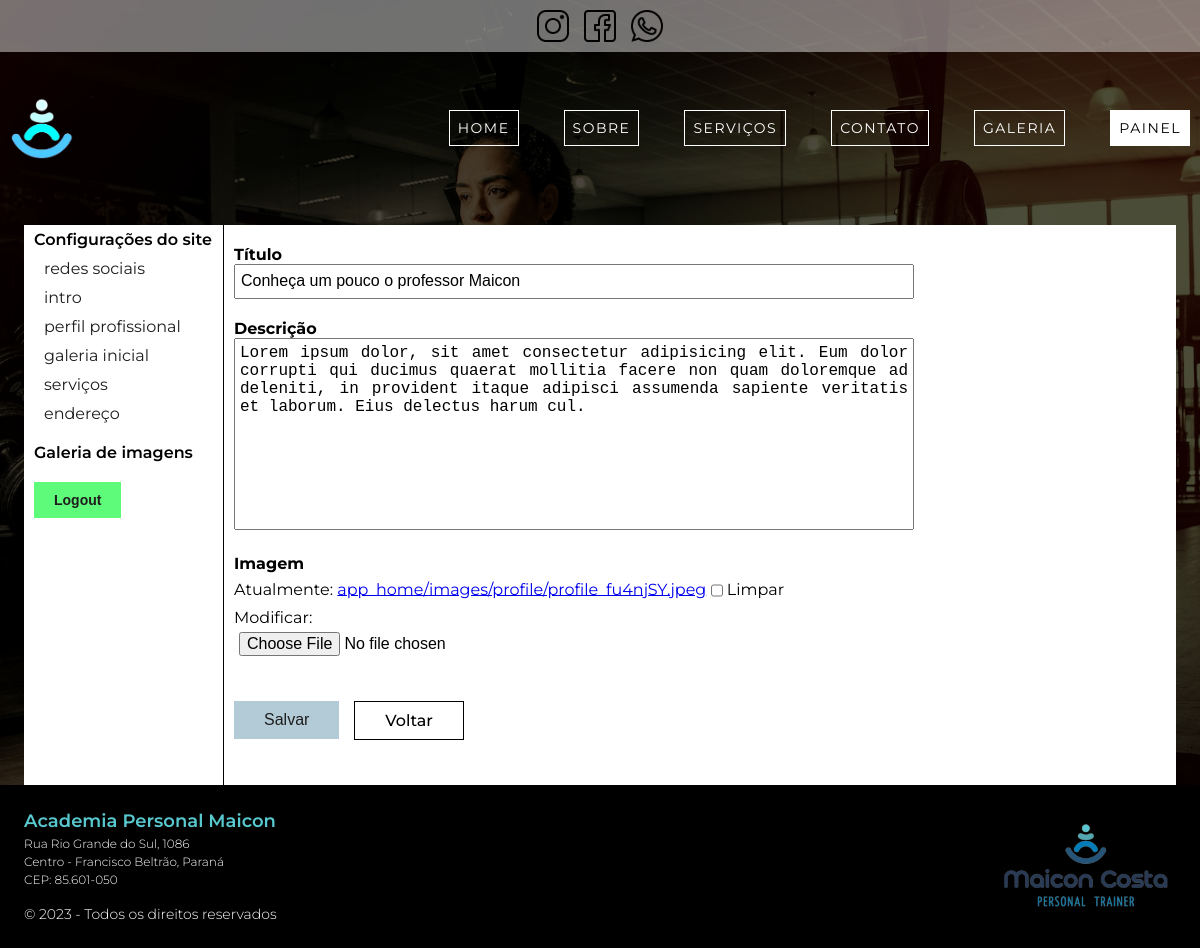
Page /author/dashboard/settings/profile/edit/ (signed in) on the committed database.
### app_home/models.py (models this page shows, shortened)
class Profile(models.Model):
    title = models.CharField(max_length=255,
                             default='',
                             verbose_name='título',
                             )
    description = models.TextField(max_length=500,
                                   default='',
                                   verbose_name='descrição',
                                   )
    image = models.ImageField(upload_to='app_home/images/profile/',
                              blank=True,
                              default='',
                              verbose_name='Imagem',
                              )
    class Meta:
        verbose_name = 'Perfil do Profissional'
        verbose_name_plural = 'Perfil do Profissional'

class HomeContent(models.Model):
    social_network = models.ForeignKey(SocialNetwork,
                                       on_delete=models.CASCADE,
                                       default=None,
                                       verbose_name='redes sociais',
                                       )
    section_intro = models.ForeignKey(SectionIntro,
                                      on_delete=models.CASCADE,
                                      default=None,
                                      verbose_name='seção intro',
                                      )
    profile = models.ForeignKey(Profile,
                                on_delete=models.CASCADE,
                                default=None,
                                verbose_name='perfil do profissional',
                                )
    pre_gallery = models.ForeignKey(PreGallery,
                                    on_delete=models.CASCADE,
                                    default=None,
                                    verbose_name='galeria de imagens',
                                    )
    services = models.ManyToManyField(Service,
                                      verbose_name='serviços',
                                      )
    adress = models.ForeignKey(Adress,
                               on_delete=models.CASCADE,
                               default=None,
                               verbose_name='endereço',
                               )
    class Meta:
        verbose_name = 'Todas as configurações do site'
        verbose_name_plural = 'Todas as configurações do site'

class Adress(models.Model):
    name = models.CharField(max_length=255,
                            default='',
                            verbose_name='nome do estabelecimento',
                            )
    adress = models.CharField(max_length=255,
                              default='',
                              verbose_name='endereço',
                              )
    city = models.CharField(max_length=255,
                            default='',
                            verbose_name='bairro e cidade',
                            )
    postal = models.CharField(max_length=255,
                              default='',
                              verbose_name='cep',
                              )
    class Meta:
        verbose_name = 'Endereço'
        verbose_name_plural = 'Endereço'

### author/views/profile.py (the view)
@login_required(redirect_field_name='next', login_url='author:login')
def settings_profile(request: HttpRequest):
    profile: Profile = Profile.objects.first()
    form: ModelForm = f.ProfileForm(
        data=request.POST or None,
        files=request.FILES or None,
        instance=profile,
        )
    if form.is_valid():
        form.save()
        messages.success(request, 'Dados salvos com sucesso.')
        return redirect('author:profile')
    return render(request, 'author/partials/_profile.html', context={
        'form': form,
        'button_to_back_action': reverse('author:dashboard'),
        'home_content': home_content(),
    })

### author/forms/form_settings.py
class ProfileForm(ModelForm):
    class Meta:
        model = Profile
        fields = '__all__'

### author/templates/author/partials/_profile.html
{% extends 'author/pages/dashboard.html' %}
{% block settings %}
    {% include 'author/partials/_baseform.html' %}
{% endblock %}

### author/templates/author/partials/_baseform.html (shortened to what this page needs)
<form
    action="{{ form_action }}"
    class="C-form"
    method="POST"
    enctype="multipart/form-data">
    {% for field in form %}
        <div class="C-form__div">
            <label for="{{ field.id_for_label }}" class="C-form__label">
                {{ field.label }}
            </label>
            {{ field }}
            {% if field.name == 'cover' or field.name == 'image' and field.value.url %}
                <div class="">
                </div>
            {% endif %}
        </div>
    {% endfor %}
    <div class="C-buttons center_flex_row">
        <button type="submit" class="C-form__button">salvar</button>
        <a class="C-form__button C-button_to_back" href="{{ button_to_back_action }}">voltar</a>
    </div>
</form>

### base_template/global/partials/_footer.html
{% load static %}
<div class="C-footer__details">
    <a class="C-footer__link" href="{% url 'author:login' %}">
        <p class="C-footer__title">{{ home_content.adress.name }}</p>
    </a>
    <p class="C-footer__adress">{{ home_content.adress.adress }}</p>
    <p class="C-footer__adress">{{ home_content.adress.city }}</p>
    <p class="C-footer__adress">{{ home_content.adress.postal }}</p>
    <p class="C-footer__copy"> &copy; 2023 - Todos os direitos reservados</p>
</div>
<div class="C-footer__logo">
    <img src="{% static 'global/images/logo.png' %}" alt="">
</div>

### base_static/global/css/style.css (style rules this page uses)
* { margin: 0; padding: 0; box-sizing: border-box; }
:root { --blue-0: #C5FFFD; --blue-1: #B3CBD7; --blue-2: #59C9D0; --blue-3: #067CB8; --blue-4: #0B7DB2; --blue-4: #26557A; --blue-5: #283958; --blue-5-transparent: #2839589c; --blue-facebook: #1976D2; --orange-1: #ED541C; --orange-1-instagram: #FA851D; --orange-2-instagram: #F55031; --orange-3-instagram: #B43179; --orange-4-instagram: #B52F8C; --light-white: #FBFBFB; --standard-white: #ffffff; --standard-black: #000000; --black-transparent-bg: rgba(0, 0, 0, 0.7); --gray-1: rgb(65, 63, 63); --green-1-whatsapp: #30BF2E; --green-2-whatsapp: #5EFA79; --standard-gray: #1f1d1d; --standard-red: rgba(179, 46, 46, 0.863); --std-white-transparent: rgba(255, 255, 255, 0.288); --std-white-transparent-2: rgba(255, 255, 255, 0.548); --font-montserrat: 'Montserrat', sans-serif; --font-oswald: 'Oswald', sans-serif; }
html, body { font-family: var(--font-montserrat); height: 100%; }
.center_flex_row { display: flex; justify-content: center; align-items: center; }
.C-body { display: grid; grid-template-columns: 1fr; grid-template-rows: auto 1fr auto; grid-template-areas: "header" "main" "footer"; background-color: var(--black-transparent-bg); background-image: url('../images/bg-body-img_m.jpg'); background-position: center top; background-size: cover; background-repeat: no-repeat; background-attachment: fixed; }
.C-form { width: 100%; max-width: 1024px; }
.C-form__div { margin-bottom: 20px; }
.C-form__label { display: block; font-weight: 700; }
.C-form__div { width: 100%; max-width: 680px; }
.C-form__div > input { width: 100%; height: 35px; outline: none; font-size: 16px; padding: 5px; }
.C-form__div > textarea { width: 100%; resize: none; font-size: 16px; padding: 5px; font-weight: normal; text-align: justify; }
.C-form__div > input[type="checkbox"] { text-align: left; vertical-align: middle; width: 12px; }
.C-form__div > label[for="image-clear_id"] { display: inline; }
.C-form__div > div { width: 100%; max-width: 320px; text-align: center; margin: 0 auto; }
.C-form__div > a { max-width: 75vw; line-break: anywhere; }
.C-buttons { justify-content: flex-start; align-items: flex-start; column-gap: 15px; row-gap: 15px; flex-wrap: wrap; margin-bottom: 25px; }
.C-form__button, .C-button_to_back { font-size: 16px; width: auto; padding: 10px 30px; background-color: var(--blue-1); color: var(--standard-gray); font-weight: 300; text-transform: capitalize; outline: none; border: none; cursor: pointer; display: block; }
.C-button_to_back { background-color: transparent; border: 1px solid var(--standard-black); text-decoration: none; font-weight: 500; color: var(--standard-black); padding: 9px 30px; }
.C-footer__link { text-decoration: none; }
.C-footer__title { font-size: 18px; font-weight: 600; color: var(--blue-2); line-height: 1.5; }
.C-footer__adress, .C-footer__copy { color: white; font-size: 12px; font-weight: 300; line-height: 1.5; }
.C-footer__copy { padding-top: 15px; font-size: 14px; }
.C-footer__logo { width: 100%; max-width: 180px; }
.C-footer__logo img { width: 100%; }
@media screen and (min-width: 1024px) { html, body { scroll-behavior: smooth; } }

### rows in the picture
Profile: form "Conheça um pouco o professor Maicon" "Lorem ipsum dolor, sit amet consectetur adipisicing elit. Eum dolor corrupti qui ducimus quaerat mollitia facere non quam doloremque ad deleniti, in provident itaque adipisci assumenda sapiente veritatis et laborum. Eius delectus harum cul."
HomeContent: adress.name "Academia Personal Maicon", adress.adress "Rua Rio Grande do Sul, 1086", adress.city "Centro - Francisco Beltrão, Paraná", adress.postal "CEP: 85.601-050"

### other values in the picture
{{ field.label }} "Título" "Descrição" "Imagem"
